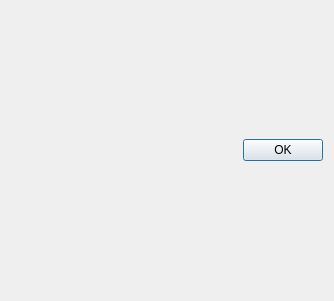
<?xml version="1.0" encoding="UTF-8"?>
<ui version="4.0">
 <class>BatteryInfoDialog</class>
 <widget class="QDialog" name="BatteryInfoDialog">
  <property name="geometry">
   <rect>
    <x>0</x>
    <y>0</y>
    <width>334</width>
    <height>301</height>
   </rect>
  </property>
  <property name="windowTitle">
   <string>Dialog</string>
  </property>
  <layout class="QVBoxLayout" name="verticalLayout">
   <item>
    <widget class="QDialogButtonBox" name="buttonBox">
     <property name="orientation">
      <enum>Qt::Horizontal</enum>
     </property>
     <property name="standardButtons">
      <set>QDialogButtonBox::Ok</set>
     </property>
    </widget>
   </item>
  </layout>
 </widget>
 <resources/>
 <connections>
  <connection>
   <sender>buttonBox</sender>
   <signal>accepted()</signal>
   <receiver>BatteryInfoDialog</receiver>
   <slot>accept()</slot>
   <hints>
    <hint type="sourcelabel">
     <x>248</x>
     <y>254</y>
    </hint>
    <hint type="destinationlabel">
     <x>157</x>
     <y>274</y>
    </hint>
   </hints>
  </connection>
  <connection>
   <sender>buttonBox</sender>
   <signal>rejected()</signal>
   <receiver>BatteryInfoDialog</receiver>
   <slot>reject()</slot>
   <hints>
    <hint type="sourcelabel">
     <x>316</x>
     <y>260</y>
    </hint>
    <hint type="destinationlabel">
     <x>286</x>
     <y>274</y>
    </hint>
   </hints>
  </connection>
 </connections>
</ui>
